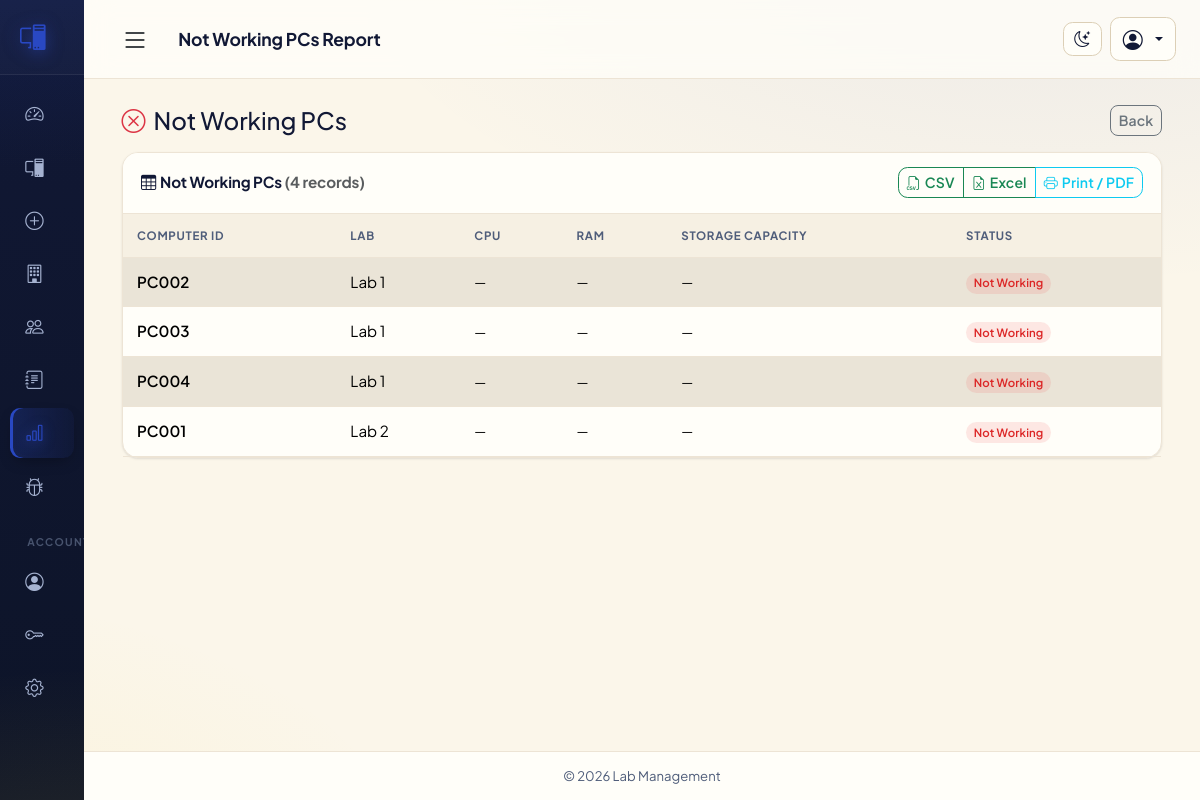
/reports/faulty.php (signed in), run on the app's committed database.
### tables this page shows
CREATE TABLE `computers` (
  `id` int(10) unsigned NOT NULL AUTO_INCREMENT,
  `computer_id` varchar(50) NOT NULL COMMENT 'Unique human readable computer code (e.g. LAB1-PC001)',
  `asset_number` varchar(50) DEFAULT NULL,
  `computer_name` varchar(100) DEFAULT NULL,
  `lab_id` int(10) unsigned DEFAULT NULL,
  `department` varchar(100) DEFAULT NULL,
  `desk_number` varchar(50) DEFAULT NULL,
  `cpu` varchar(150) DEFAULT NULL,
  `cpu_condition` varchar(50) DEFAULT NULL,
  `motherboard` varchar(150) DEFAULT NULL,
  `ram` varchar(50) DEFAULT NULL,
  `ram_slots` varchar(20) DEFAULT NULL,
  `storage_type` varchar(50) DEFAULT NULL,
  `storage_capacity` varchar(50) DEFAULT NULL,
  `graphics_card` varchar(150) DEFAULT NULL,
  `power_supply` varchar(100) DEFAULT NULL,
  `monitor_brand` varchar(100) DEFAULT NULL,
  `monitor_size` varchar(20) DEFAULT NULL,
  `monitor_serial` varchar(100) DEFAULT NULL,
  `monitor_condition` varchar(50) DEFAULT NULL,
  `keyboard_brand` varchar(100) DEFAULT NULL,
  `keyboard_condition` varchar(50) DEFAULT NULL,
  `mouse_brand` varchar(100) DEFAULT NULL,
  `mouse_condition` varchar(50) DEFAULT NULL,
  `ups` varchar(100) DEFAULT NULL,
  `ups_battery_status` varchar(50) DEFAULT NULL,
  `printer_connected` enum('Yes','No') NOT NULL DEFAULT 'No',
  `scanner_connected` enum('Yes','No') NOT NULL DEFAULT 'No',
  `speaker` enum('Yes','No') NOT NULL DEFAULT 'No',
  `webcam` enum('Yes','No') NOT NULL DEFAULT 'No',
  `lan_status` enum('Working','Not Working','Not Available') NOT NULL DEFAULT 'Working',
  `wifi_status` enum('Working','Not Working','Not Available') NOT NULL DEFAULT 'Not Available',
  `bluetooth_status` enum('Working','Not Working','Not Available') NOT NULL DEFAULT 'Not Available',
  `ip_address` varchar(45) DEFAULT NULL,
  `mac_address` varchar(20) DEFAULT NULL,
  `windows_version` varchar(100) DEFAULT NULL,
  `windows_license` varchar(100) DEFAULT NULL,
  `office_version` varchar(100) DEFAULT NULL,
  `office_license` varchar(100) DEFAULT NULL,
  `antivirus` varchar(100) DEFAULT NULL,
  `purchase_date` date DEFAULT NULL,
  `warranty_expiry` date DEFAULT NULL,
  `vendor` varchar(150) DEFAULT NULL,
  `invoice_number` varchar(100) DEFAULT NULL,
  `last_service_date` date DEFAULT NULL,
  `next_service_date` date DEFAULT NULL,
  `status` enum('Working','Not Working','Has Some Issues') NOT NULL DEFAULT 'Working',
  `remarks` text DEFAULT NULL,
  `created_by` int(10) unsigned DEFAULT NULL,
  `updated_by` int(10) unsigned DEFAULT NULL,
  `created_at` timestamp NOT NULL DEFAULT current_timestamp(),
  `updated_at` timestamp NOT NULL DEFAULT current_timestamp() ON UPDATE current_timestamp(),
  PRIMARY KEY (`id`),
  KEY `idx_computers_computer_id` (`computer_id`),
  KEY `idx_computers_lab_code` (`lab_id`,`computer_id`),
  KEY `idx_computers_asset_number` (`asset_number`),
  KEY `idx_computers_name` (`computer_name`),
  KEY `idx_computers_lab` (`lab_id`),
  KEY `idx_computers_status` (`status`),
  KEY `idx_computers_department` (`department`),
  KEY `idx_computers_cpu` (`cpu`),
  KEY `idx_computers_ip` (`ip_address`),
  KEY `idx_computers_mac` (`mac_address`),
  KEY `idx_computers_purchase_date` (`purchase_date`),
  KEY `idx_computers_created_at` (`created_at`),
  KEY `fk_computers_created_by` (`created_by`),
  KEY `fk_computers_updated_by` (`updated_by`),
  CONSTRAINT `fk_computers_created_by` FOREIGN KEY (`created_by`) REFERENCES `users` (`id`) ON DELETE SET NULL,
  CONSTRAINT `fk_computers_lab` FOREIGN KEY (`lab_id`) REFERENCES `labs` (`id`) ON DELETE SET NULL,
  CONSTRAINT `fk_computers_updated_by` FOREIGN KEY (`updated_by`) REFERENCES `users` (`id`) ON DELETE SET NULL
);

CREATE TABLE `labs` (
  `id` int(10) unsigned NOT NULL AUTO_INCREMENT,
  `name` varchar(100) NOT NULL,
  `location` varchar(100) DEFAULT NULL,
  `description` text DEFAULT NULL,
  `status` enum('active','inactive') NOT NULL DEFAULT 'active',
  `created_at` timestamp NOT NULL DEFAULT current_timestamp(),
  `updated_at` timestamp NOT NULL DEFAULT current_timestamp() ON UPDATE current_timestamp(),
  PRIMARY KEY (`id`),
  UNIQUE KEY `uq_labs_name` (`name`),
  KEY `idx_labs_status` (`status`)
);

### reports/_data.php (called while the page is built, shortened)
<?php
function computer_report_row(array $c)
{
    return [
        'Computer ID'        => $c['computer_id'],
        'Lab'                => $c['lab_name'] ?? '',
        'CPU'                => $c['cpu'],
        'RAM'                => $c['ram'],
        'Storage Capacity'   => $c['storage_capacity'],
        'Monitor Condition'  => $c['monitor_condition'],
        'Keyboard Condition' => $c['keyboard_condition'],
        'Mouse Condition'    => $c['mouse_condition'],
        'CPU Condition'      => $c['cpu_condition'],
        'Status'             => $c['status'],
        'Remarks'            => $c['remarks'],
    ];
}
function computer_report($type)
{
    $where  = [];
    $params = [];
    if ($type === 'faulty') {
        $where[] = "c.status = 'Not Working'";
    } elseif ($type === 'working') {
        $where[] = "c.status = 'Working'";
    } elseif ($type === 'maintenance') {
        $where[] = "c.status = 'Has Some Issues'";
    } elseif ($type === 'lab') {
        $labId = (int)($_GET['lab_id'] ?? 0);
        if ($labId > 0) {
            $where[] = "c.lab_id = ?";
            $params[] = $labId;
        }
    }
    $whereSql = $where ? ('WHERE ' . implode(' AND ', $where)) : '';
    $stmt = db()->prepare(
        "SELECT c.*, l.name AS lab_name
           FROM computers c
           LEFT JOIN labs l ON l.id = c.lab_id
           $whereSql
          ORDER BY (l.name IS NULL), l.name ASC, c.computer_id"
    );
    $stmt->execute($params);
    $rows = [];
    while ($row = $stmt->fetch()) {
        $rows[] = computer_report_row($row);
    }
    return $rows;
}

### includes/db.php (called while the page is built, shortened)
<?php
function db()
{
    static $pdo = null;
    if ($pdo === null) {
        $dsn = 'mysql:host=' . DB_HOST . ';dbname=' . DB_NAME . ';charset=' . DB_CHARSET;
        $options = [
            PDO::ATTR_ERRMODE            => PDO::ERRMODE_EXCEPTION,
            PDO::ATTR_DEFAULT_FETCH_MODE => PDO::FETCH_ASSOC,
            PDO::ATTR_EMULATE_PREPARES   => false,
        ];
        try {
            $pdo = new PDO($dsn, DB_USER, DB_PASS, $options);
        } catch (PDOException $e) {
            error_log('Database connection failed: ' . $e->getMessage());
            http_response_code(500);
            exit('Database connection failed. Please check your config/config.php database credentials and try again.');
        }
    }
    return $pdo;
}

### reports/_computer_table.php (the view, shortened to what this page needs)
<?php
$reportTitle = $reportTitle ?? 'Report';
$type        = $type ?? 'inventory';
?>
<div class="card">
    <div class="card-header d-flex justify-content-between align-items-center flex-wrap gap-2">
        <span><i class="bi bi-table me-1"></i><?php echo e($reportTitle); ?>
            <span class="text-muted">(<?php echo count($rows); ?> records)</span></span>
        <div class="btn-group btn-group-sm">
            <a href="<?php echo base_url('reports/export_csv.php?type=' . $type . (isset($extraQuery) ? $extraQuery : '')); ?>" class="btn btn-outline-success"><i class="bi bi-filetype-csv me-1"></i>CSV</a>
            <a href="<?php echo base_url('reports/export_excel.php?type=' . $type . (isset($extraQuery) ? $extraQuery : '')); ?>" class="btn btn-outline-success"><i class="bi bi-file-earmark-excel me-1"></i>Excel</a>
            <a href="<?php echo base_url('reports/print.php?type=' . $type . (isset($extraQuery) ? $extraQuery : '')); ?>" target="_blank" class="btn btn-outline-info"><i class="bi bi-printer me-1"></i>Print / PDF</a>
        </div>
    </div>
    <div class="table-responsive">
        <table class="table table-hover table-striped table-sm align-middle mb-0">
            <thead>
                <tr>
                    <th>Computer ID</th>
                    <th>Lab</th>
                    <th>CPU</th>
                    <th>RAM</th>
                    <th>Storage Capacity</th>
                    <th>Status</th>
                </tr>
            </thead>
            <tbody>
                <?php foreach ($rows as $r): ?>
                <tr>
                    <td class="fw-semibold"><?php echo e($r['Computer ID']); ?></td>
                    <td><?php echo e($r['Lab'] ?: '—'); ?></td>
                    <td class="small"><?php echo e($r['CPU'] ?: '—'); ?></td>
                    <td class="small"><?php echo e($r['RAM'] ?: '—'); ?></td>
                    <td class="small"><?php echo e($r['Storage Capacity'] ?: '—'); ?></td>
                    <td><?php echo status_badge($r['Status']); ?></td>
                </tr>
                <?php endforeach; ?>
            </tbody>
        </table>
    </div>
</div>

### includes/functions.php (shortened to what this page needs)
<?php
function e($value)
{
    return htmlspecialchars((string)$value, ENT_QUOTES, 'UTF-8');
}
function app_base_path()
{
    static $base = null;
    if ($base === null) {
        if (defined('BASE_URL') && BASE_URL !== '') {
            $base = rtrim(BASE_URL, '/');
        } else {
            $dir = dirname($_SERVER['SCRIPT_NAME'] ?? '/index.php');
            $dir = str_replace('\\', '/', $dir);
            $knownModules = ['computers', 'users', 'labs', 'reports', 'settings', 'issues',
                             'config', 'includes', 'assets', 'uploads', 'database'];
            if (in_array(basename($dir), $knownModules, true)) {
                $dir = dirname($dir);
            }
            $base = ($dir === '/' || $dir === '.' || $dir === '') ? '' : rtrim($dir, '/');
        }
    }
    return $base;
}
function base_url($path = '')
{
    return app_base_path() . '/' . ltrim($path, '/');
}
function status_badge($status)
{
    $colors = [
        'Working'           => 'success',
        'Not Working'       => 'danger',
        'Has Some Issues'   => 'warning',
    ];
    $color = $colors[$status] ?? 'secondary';
    return '<span class="badge bg-' . $color . ' status-badge">' . e($status) . '</span>';
}

### assets/css/style.css (style rules this page uses)
:root { --sidebar-width: 264px; --sidebar-width-collapsed: 84px; --primary: #2948c2; --accent: #f4d532; --bg: #fbf6ea; --surface: #fffef9; --surface-2: #f6f0e3; --border: #ede4d5; --border-strong: #dccfb6; --text: #111835; --text-secondary: #4f5d7a; --text-faint: #8b95ab; --sidebar-bg: linear-gradient(180deg, #111835 0%, #0d1428 100%); --sidebar-text: #a5b2d0; --sidebar-text-hover: #ffffff; --sidebar-accent: #2948c2; --bs-primary: #2948c2; --bs-primary-rgb: 41, 72, 194; --bs-link-color: #2948c2; --bs-link-hover-color: #1f3593; --shadow-sm: 0 1px 2px rgba(16,24,40,.05), 0 1px 3px rgba(16,24,40,.07); --shadow-md: 0 8px 24px -6px rgba(16,24,40,.14); --shadow-lg: 0 24px 60px -12px rgba(16,24,40,.22); --ring: color-mix(in srgb, var(--primary, #2948c2) 18%, transparent); --radius-sm: .5rem; --radius-md: .75rem; --radius-lg: 1rem; --radius-xl: 1.4rem; }
html, body { max-width: 100%; overflow-x: hidden; }
html { scroll-behavior: smooth; }
body.app-body { background-color: var(--bg); background-image: radial-gradient(1200px 620px at 88% -12%, color-mix(in srgb, var(--primary, #2948c2) 8%, transparent), transparent 62%), radial-gradient(1000px 540px at -12% 112%, color-mix(in srgb, var(--accent, #f4d532) 10%, transparent), transparent 58%); background-attachment: fixed; color: var(--text); font-family: "Plus Jakarta Sans", "Segoe UI", system-ui, -apple-system, Roboto, "Helvetica Neue", Arial, sans-serif; font-size: .95rem; -webkit-font-smoothing: antialiased; }
a { color: var(--bs-link-color, var(--primary, #2948c2)); text-decoration: none; }
* { scrollbar-width: thin; scrollbar-color: var(--border-strong) transparent; }
.card { border: 1px solid var(--border); border-radius: var(--radius-lg); background: var(--surface); box-shadow: var(--shadow-sm); transition: box-shadow .18s ease, transform .18s ease; }
.card-header { background: var(--surface); border-bottom: 1px solid var(--border); color: var(--text); font-weight: 700; letter-spacing: -.01em; padding: .9rem 1.15rem; border-radius: calc(var(--radius-lg) - 1px) calc(var(--radius-lg) - 1px) 0 0 !important; }
.table { --bs-table-bg: transparent; color: var(--text); }
.card .table { margin-bottom: 0; }
.table thead th { background: var(--surface-2); color: var(--text-secondary); border-bottom: 1px solid var(--border); white-space: nowrap; font-size: .72rem; font-weight: 700; text-transform: uppercase; letter-spacing: .06em; padding: .8rem .9rem; }
.table tbody td { padding: .8rem .9rem; border-color: var(--border); vertical-align: middle; }
.table-hover tbody tr { transition: background .12s ease; }
.table-striped > tbody > tr:nth-of-type(odd) > * { background: var(--surface-2); }
.btn { border-radius: .6rem; font-weight: 600; letter-spacing: .01em; transition: box-shadow .15s ease, transform .12s ease, background .15s ease, color .15s ease, border-color .15s ease; }
.btn-outline-secondary, .btn-outline-success, .btn-outline-danger { border-width: 1.5px; }
.badge { padding: .42em .68em; font-weight: 600; border-radius: 999px; letter-spacing: .01em; }
.badge.bg-danger { background: rgba(239,68,68,.12) !important; color: #dc2626; }
.status-badge { font-weight: 600; }

### data on the page
computers: computer "PC002", lab.name "Lab 1", cpu "—", ram "—", Storage "—", status "Not Working"
computers: computer "PC003", lab.name "Lab 1", cpu "—", ram "—", Storage "—", status "Not Working"
computers: computer "PC004", lab.name "Lab 1", cpu "—", ram "—", Storage "—", status "Not Working"
computers: computer "PC001", lab.name "Lab 2", cpu "—", ram "—", Storage "—", status "Not Working"

### other printed values
$page_title "Not Working PCs Report"
$reportTitle "Not Working PCs"
count($rows) "4"
get_setting('site_name', 'Lab Management') "Lab Management"
